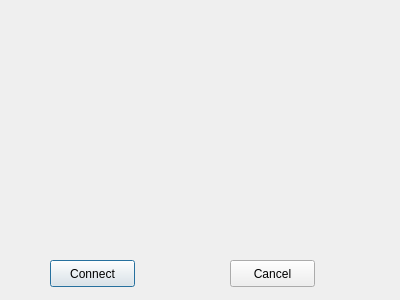
<?xml version="1.0" encoding="UTF-8"?>
<ui version="4.0">
 <class>Dialog</class>
 <widget class="QDialog" name="Dialog">
  <property name="geometry">
   <rect>
    <x>0</x>
    <y>0</y>
    <width>400</width>
    <height>300</height>
   </rect>
  </property>
  <property name="windowTitle">
   <string>Dialog</string>
  </property>
  <widget class="QPushButton" name="btnOk">
   <property name="geometry">
    <rect>
     <x>50</x>
     <y>260</y>
     <width>85</width>
     <height>27</height>
    </rect>
   </property>
   <property name="text">
    <string>Connect</string>
   </property>
  </widget>
  <widget class="QPushButton" name="btnCancel">
   <property name="geometry">
    <rect>
     <x>230</x>
     <y>260</y>
     <width>85</width>
     <height>27</height>
    </rect>
   </property>
   <property name="text">
    <string>Cancel</string>
   </property>
  </widget>
 </widget>
 <resources/>
 <connections/>
</ui>
